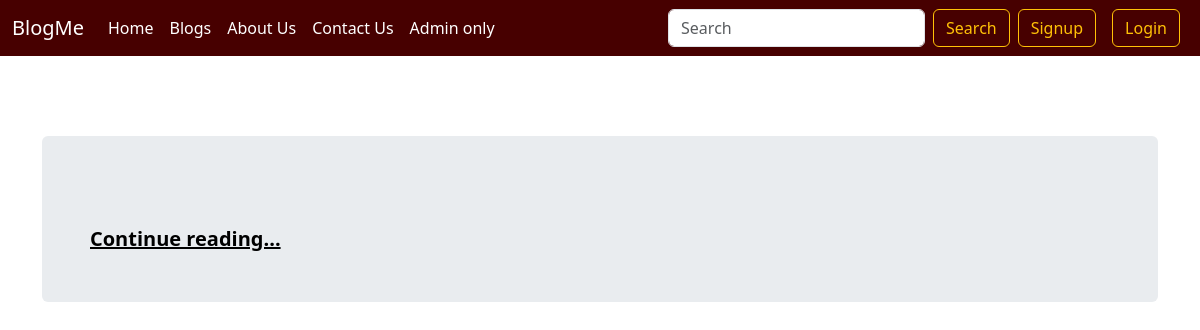
Page /blog/ on the earlier database version.
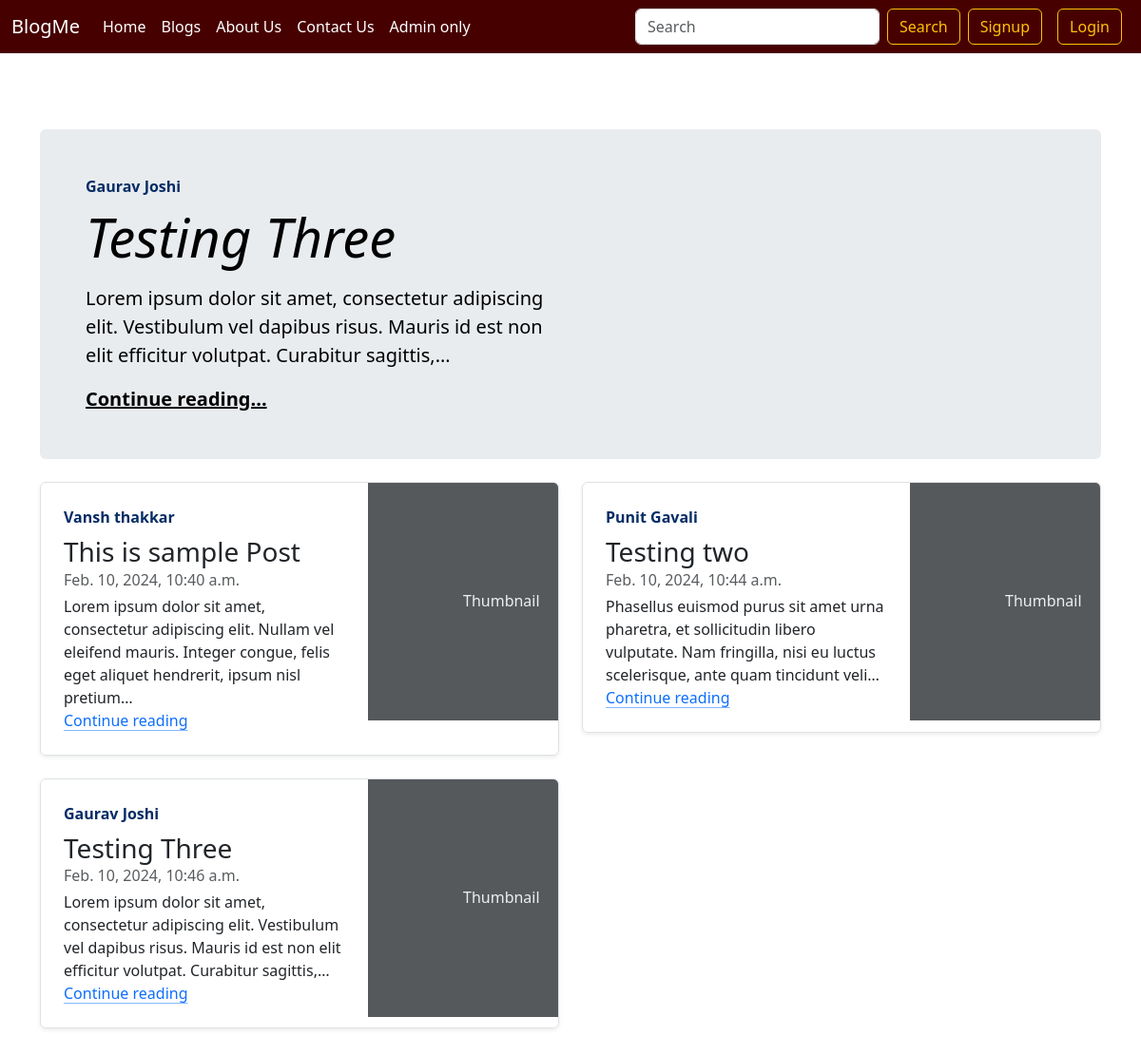
Same page on the later database version.
### blog/models.py (models this page shows, shortened)
class Post(models.Model):
    pid=models.AutoField(primary_key=True)
    title=models.CharField(max_length=255)
    author=models.CharField(max_length=15)
    content=models.TextField()
    slug=models.CharField(max_length=100)
    timestamp=models.DateTimeField(blank=True)

### blog/views.py (the view)
# urls.py: path('', views.blogHome, name='blogHome'),
def blogHome(request):
    allPosts=Post.objects.all()
    latest_post = allPosts.order_by('-timestamp').first()
    context={'allPosts':allPosts, 'latest_post':latest_post}
    return render(request, 'blog/blogHome.html' , context)

### templates/blog/blogHome.html (shortened to what this page needs)
{% extends 'home/base.html' %}
{% block blogactive %}active{% endblock %}
{% block body %}
<div class="mt-7">
<main class="container">
    <div class="p-4 p-md-5 mb-4 rounded text-body-emphasis bg-body-secondary">
      <div class="col-lg-6 px-0">
        <strong class="d-inline-block mb-2 text-primary-emphasis">{{ latest_post.author }}</strong>
        <h1 class="display-4 fst-italic">{{ latest_post.title }}</h1>
        <p class="lead my-3">{{ latest_post.content | truncatechars:150 }}</p>
        <p class="lead mb-0"><a href="/blog/{{ latest_post.slug }}" class="text-body-emphasis fw-bold">Continue reading...</a></p>
      </div>
    </div>
    <div class="row mb-2">
    {% for post in allPosts %}
      <div class="col-md-6">
        <div class="row g-0 border rounded overflow-hidden flex-md-row mb-4 shadow-sm h-md-250 position-relative">
          <div class="col p-4 d-flex flex-column position-static">
            <strong class="d-inline-block mb-2 text-primary-emphasis">{{ post.author }}</strong>
            <h3 class="mb-0">{{ post.title }}</h3>
            <div class="mb-1 text-body-secondary">{{ post.timestamp }}</div>
            <p class="card-text mb-auto">{{ post.content | truncatechars:150 }}</p>
            <a href="/blog/{{ post.slug }}/" class="icon-link gap-1 icon-link-hover stretched-link">
              Continue reading
              <svg class="bi"><use xlink:href="#chevron-right"></use></svg>
            </a>
          </div>
          <div class="col-auto d-none d-lg-block">
            <svg class="bd-placeholder-img" width="200" height="250" xmlns="http://www.w3.org/2000/svg" role="img" aria-label="Placeholder: Thumbnail" preserveAspectRatio="xMidYMid slice" focusable="false"><title>Placeholder</title><rect width="100%" height="100%" fill="#55595c"></rect><text x="50%" y="50%" fill="#eceeef" dy=".3em">Thumbnail</text></svg>
          </div>
        </div>
      </div>
      {% endfor %}
    </div>
  </main>
</div>
{% endblock %}

Differences in the rows shown:
added Post: author "Gaurav Joshi", title "Testing Three", content "Lorem ipsum dolor sit amet, consectetur adipiscing elit. Vestibulum vel dapibus risus. Mauris id est non elit efficitur volutpat. Curabitur sagittis,…", timestamp "Feb. 10, 2024, 10:46 a.m."
added Post: author "Vansh thakkar", title "This is sample Post", timestamp "Feb. 10, 2024, 10:40 a.m.", content "Lorem ipsum dolor sit amet, consectetur adipiscing elit. Nullam vel eleifend mauris. Integer congue, felis eget aliquet hendrerit, ipsum nisl pretium…"
added Post: author "Punit Gavali", title "Testing two", timestamp "Feb. 10, 2024, 10:44 a.m.", content "Phasellus euismod purus sit amet urna pharetra, et sollicitudin libero vulputate. Nam fringilla, nisi eu luctus scelerisque, ante quam tincidunt veli…"
